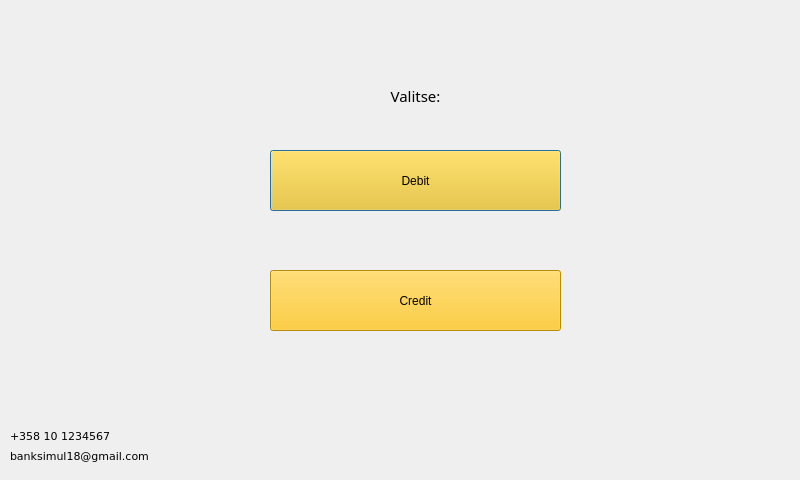
<?xml version="1.0" encoding="UTF-8"?>
<ui version="4.0">
 <class>ModeSelectWindow</class>
 <widget class="QDialog" name="ModeSelectWindow">
  <property name="windowModality">
   <enum>Qt::WindowModal</enum>
  </property>
  <property name="geometry">
   <rect>
    <x>0</x>
    <y>0</y>
    <width>800</width>
    <height>480</height>
   </rect>
  </property>
  <property name="minimumSize">
   <size>
    <width>800</width>
    <height>480</height>
   </size>
  </property>
  <property name="maximumSize">
   <size>
    <width>800</width>
    <height>480</height>
   </size>
  </property>
  <property name="windowTitle">
   <string>Dialog</string>
  </property>
  <property name="modal">
   <bool>true</bool>
  </property>
  <widget class="QPushButton" name="buttonDebit">
   <property name="geometry">
    <rect>
     <x>270</x>
     <y>150</y>
     <width>291</width>
     <height>61</height>
    </rect>
   </property>
   <property name="styleSheet">
    <string notr="true">background-color: rgb(254, 195, 5);</string>
   </property>
   <property name="text">
    <string>Debit</string>
   </property>
  </widget>
  <widget class="QPushButton" name="buttonCredit">
   <property name="geometry">
    <rect>
     <x>270</x>
     <y>270</y>
     <width>291</width>
     <height>61</height>
    </rect>
   </property>
   <property name="styleSheet">
    <string notr="true">background-color: rgb(254, 195, 10);</string>
   </property>
   <property name="text">
    <string>Credit</string>
   </property>
  </widget>
  <widget class="QLabel" name="labelInfo">
   <property name="geometry">
    <rect>
     <x>80</x>
     <y>60</y>
     <width>671</width>
     <height>71</height>
    </rect>
   </property>
   <property name="font">
    <font>
     <family>Verdana Pro Black</family>
     <pointsize>11</pointsize>
    </font>
   </property>
   <property name="text">
    <string>Valitse:</string>
   </property>
   <property name="alignment">
    <set>Qt::AlignCenter</set>
   </property>
  </widget>
  <widget class="QLabel" name="labelLangInfo_4">
   <property name="geometry">
    <rect>
     <x>10</x>
     <y>420</y>
     <width>291</width>
     <height>31</height>
    </rect>
   </property>
   <property name="font">
    <font>
     <family>Verdana</family>
     <pointsize>8</pointsize>
     <bold>false</bold>
    </font>
   </property>
   <property name="text">
    <string>+358 10 1234567</string>
   </property>
  </widget>
  <widget class="QLabel" name="labelLangInfo_5">
   <property name="geometry">
    <rect>
     <x>10</x>
     <y>440</y>
     <width>291</width>
     <height>31</height>
    </rect>
   </property>
   <property name="font">
    <font>
     <family>Verdana</family>
     <pointsize>8</pointsize>
     <bold>false</bold>
    </font>
   </property>
   <property name="text">
    <string>banksimul18@gmail.com</string>
   </property>
  </widget>
  <widget class="QWidget" name="widget" native="true">
   <property name="geometry">
    <rect>
     <x>0</x>
     <y>0</y>
     <width>801</width>
     <height>481</height>
    </rect>
   </property>
   <property name="styleSheet">
    <string notr="true">background-image: url(:/exeimgs/blueblue.jpg);
background-repeat: no-repeat;
background-position: center;
</string>
   </property>
  </widget>
  <zorder>widget</zorder>
  <zorder>buttonDebit</zorder>
  <zorder>buttonCredit</zorder>
  <zorder>labelInfo</zorder>
  <zorder>labelLangInfo_4</zorder>
  <zorder>labelLangInfo_5</zorder>
 </widget>
 <resources/>
 <connections/>
</ui>
